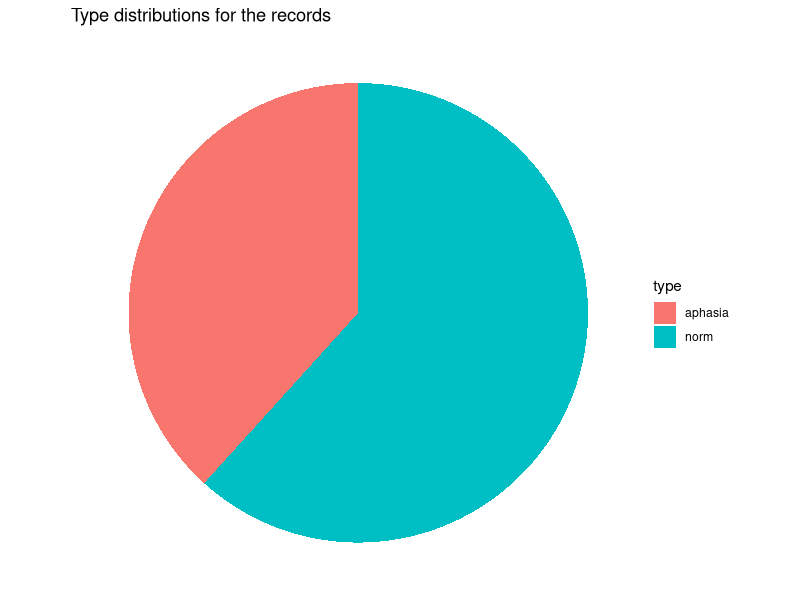
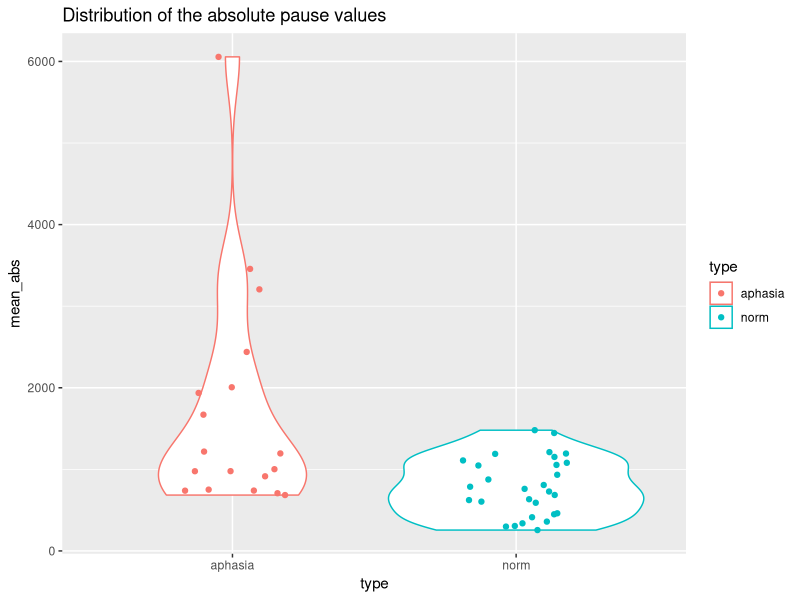
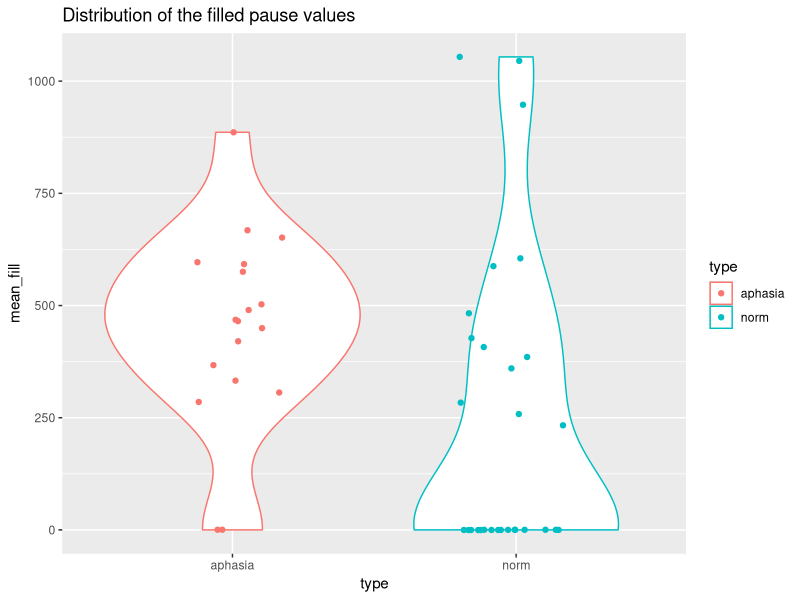
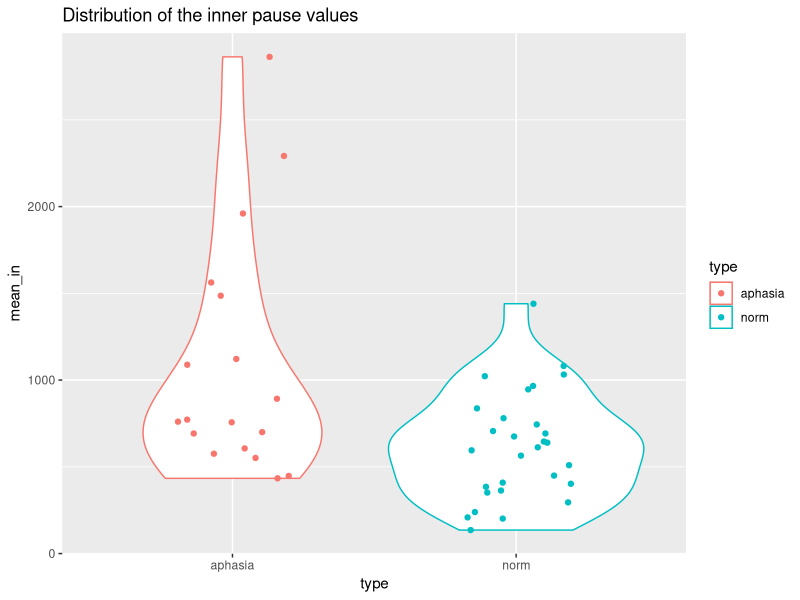
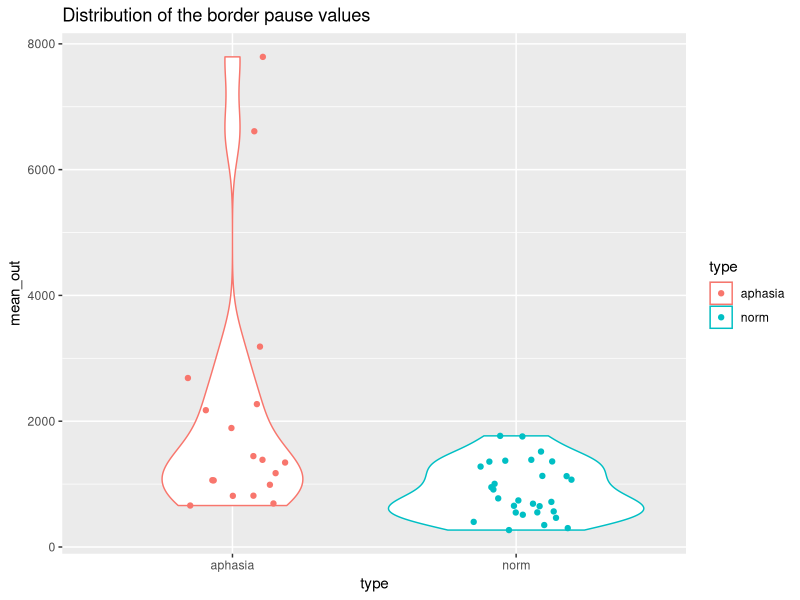
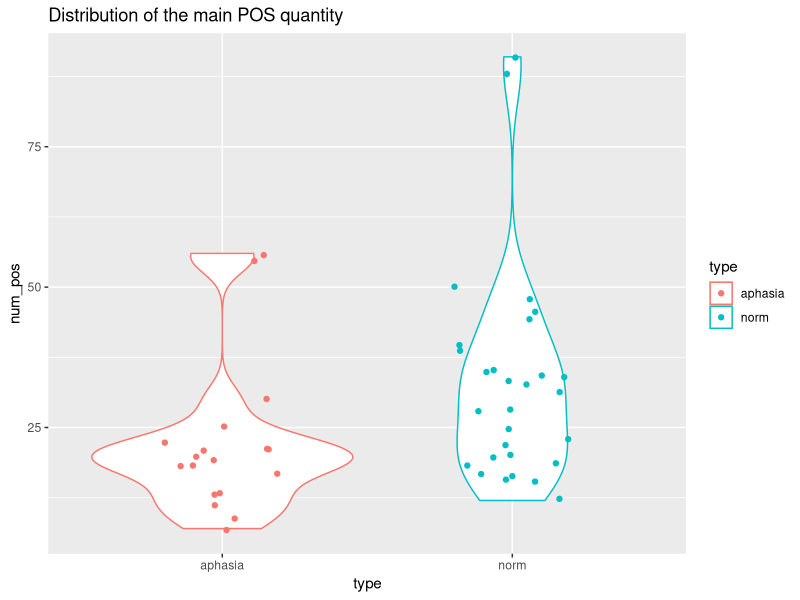
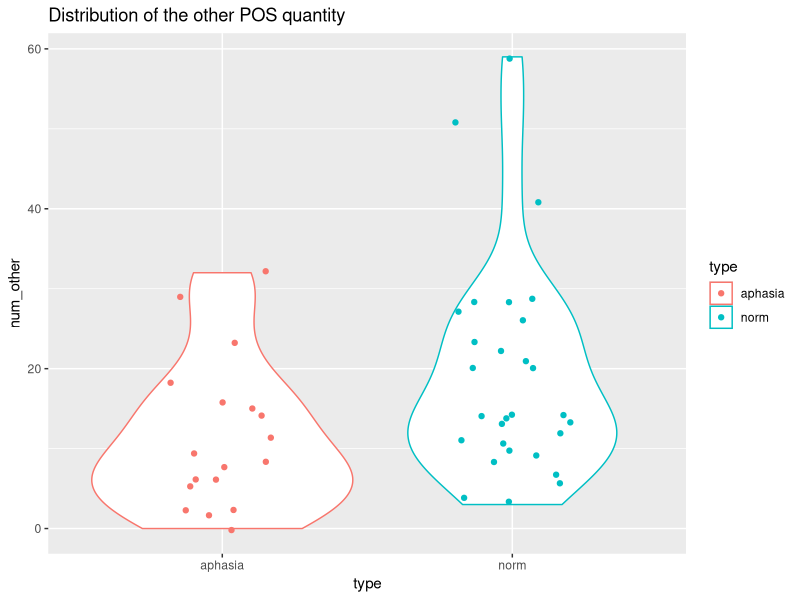
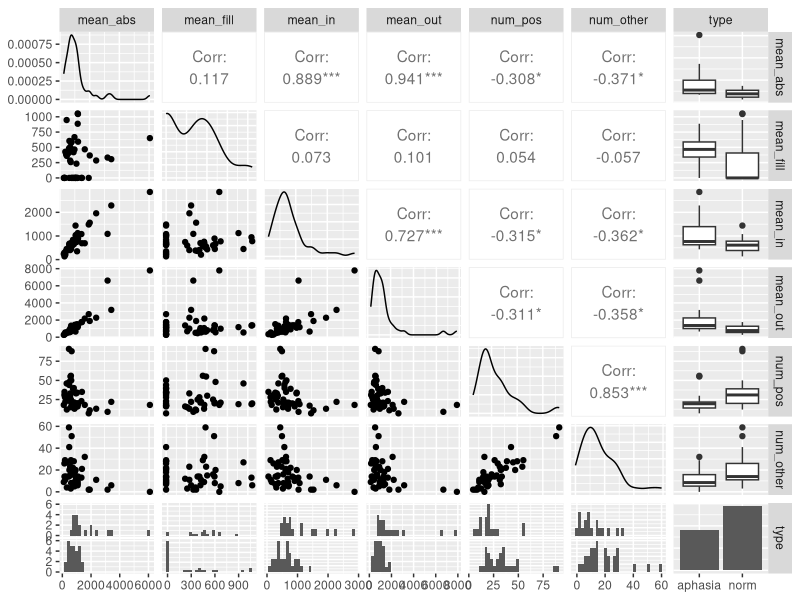

The R source for these figures, in order: (Note: this script raises an error after producing the figures.)
## ---- chunk 1
knitr::opts_chunk$set(echo = TRUE, message = FALSE)
## ---- chunk 2
library(tidyverse)
library(GGally)
library(readr)
## ---- chunk 3
micro <- read.csv("micro_data_2.csv")
head(micro)
## ---- chunk 4
summary(micro)
## ---- chunk 5
ggplot(data = micro) +
  geom_bar(aes(x = "", fill = type)) +
  coord_polar(theta = "y") +
  theme_void() +
  labs(title = "Type distributions for the records")

## ---- chunk 6
mean_x <- function(x) mean(x)
micro %>%
  group_by(type) %>%
  summarise(across(colnames(micro)[2:7], mean_x))
## ---- chunk 7
scores <- micro %>% 
  select(mean_abs, mean_fill, mean_in, mean_out, num_pos, num_other)
## ---- chunk 8
micro %>% 
  ggplot(aes(type, mean_abs, color=type)) +
  geom_violin() +
  geom_jitter(width=0.2) +
  labs(title = "Distribution of the absolute pause values")
## ---- chunk 9
micro %>% 
  ggplot(aes(type, mean_fill, color=type)) +
  geom_violin() +
  geom_jitter(width=0.2) +
  labs(title = "Distribution of the filled pause values")
## ---- chunk 10
micro %>% 
  ggplot(aes(type, mean_in, color=type)) +
  geom_violin() +
  geom_jitter(width=0.2) +
  labs(title = "Distribution of the inner pause values")
## ---- chunk 11
micro %>% 
  ggplot(aes(type, mean_out, color=type)) +
  geom_violin() +
  geom_jitter(width=0.2) +
  labs(title = "Distribution of the border pause values")
## ---- chunk 12
micro %>% 
  ggplot(aes(type, num_pos, color=type)) +
  geom_violin() +
  geom_jitter(width=0.2) +
  labs(title = "Distribution of the main POS quantity")
## ---- chunk 13
micro %>% 
  ggplot(aes(type, num_other, color=type)) +
  geom_violin() +
  geom_jitter(width=0.2) +
  labs(title = "Distribution of the other POS quantity")
## ---- chunk 14
more_data <- micro %>% 
  select(colnames(micro)[2:8])
ggpairs(more_data)
## ---- chunk 15
cor.test(micro$mean_abs, micro$mean_out)
## ---- chunk 16
ggplot(data = micro, aes(x = mean_abs, y = mean_out, color = type)) + 
  geom_point() +
  labs(x = "Mean duration of absolute pauses",
       y = "Mean duration of pauses between edus",
       title = "Variables correlation")
## ---- chunk 17
model <- lm(mean_out ~ mean_abs, data = micro)
model

ggplot(data = micro, aes(x = mean_abs, y = mean_out, color=type))+
  geom_point(alpha = 0.3)+
  geom_abline(slope = model$coefficients[2], intercept = model$coefficients[1])+
  labs(x = "Mean duration of absolute pauses",
       y = "Mean duration of pauses between edus")
## ---- chunk 18
cor.test(micro$mean_abs, micro$mean_in)
## ---- chunk 19
ggplot(data = micro, aes(x = mean_abs, y = mean_in, color = type)) + 
  geom_point() +
  labs(x = "Mean duration of absolute pauses",
       y = "Mean duration of pauses in the edu",
       title = "Variables correlation")
## ---- chunk 20
model <- lm(mean_in ~ mean_abs, data = micro)
model

ggplot(data = micro, aes(x = mean_abs, y = mean_in, color=type))+
  geom_point(alpha = 0.3)+
  geom_abline(slope = model$coefficients[2], intercept = model$coefficients[1])+
  labs(x = "Mean duration of absolute pauses",
       y = "Mean duration of pauses in the edu")
## ---- chunk 21
cor.test(micro$mean_in, micro$mean_out)
## ---- chunk 22
ggplot(data = micro, aes(x = mean_in, y = mean_out, color = type)) + 
  geom_point() +
  labs(x = "Mean duration of inner pauses",
       y = "Mean duration of outer pauses",
       title = "Variables correlation")
## ---- chunk 23
model <- lm(mean_out ~ mean_in, data = micro)
model

ggplot(data = micro, aes(x = mean_in, y = mean_out, color=type))+
  geom_point(alpha = 0.3)+
  geom_abline(slope = model$coefficients[2], intercept = model$coefficients[1])+
  labs(x = "Mean duration of inner pauses",
       y = "Mean duration of outer pauses")
## ---- chunk 24
cor.test(micro$num_pos, micro$num_other)
## ---- chunk 25
ggplot(data = micro, aes(x = num_pos, y = num_other, color = type)) + 
  geom_point() +
  labs(x = "Number of notional POS",
       y = "Number of functional POS",
       title = "Variables correlation")
## ---- chunk 26
model <- lm(num_pos ~ num_other, data = micro)
model

ggplot(data = micro, aes(x = num_other, y = num_pos, color=type))+
  geom_point(alpha = 0.3)+
  geom_abline(slope = model$coefficients[2], intercept = model$coefficients[1])+
  labs(x = "Number of notional POS",
       y = "Number of functional POS")
## ---- chunk 27
micro$type[which(micro$type == "norm")] = 1
micro$type[which(micro$type == "aphasia")] = 2
## ---- chunk 28
t.test(micro$mean_abs ~ micro$type, paired = FALSE)
## ---- chunk 29
t.test(micro$mean_fill ~ micro$type, paired = FALSE)
## ---- chunk 30
t.test(micro$mean_in ~ micro$type, paired = FALSE)
## ---- chunk 31
t.test(micro$mean_out ~ micro$type, paired = FALSE)
## ---- chunk 32
t.test(micro$num_pos ~ micro$type, paired = FALSE)
## ---- chunk 33
t.test(micro$num_other ~ micro$type, paired = FALSE)
